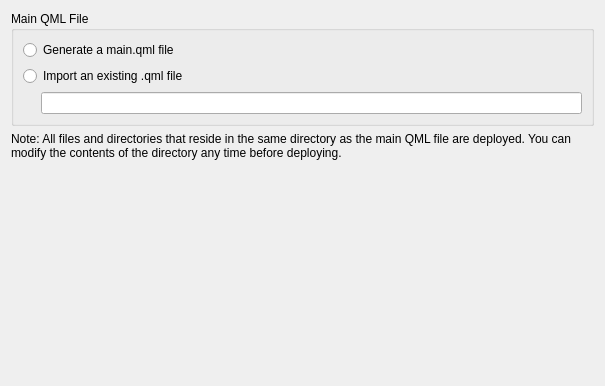
<?xml version="1.0" encoding="UTF-8"?>
<ui version="4.0">
 <class>QmlStandaloneAppWizardSourcesPage</class>
 <widget class="QWizardPage" name="QmlStandaloneAppWizardSourcesPage">
  <property name="geometry">
   <rect>
    <x>0</x>
    <y>0</y>
    <width>605</width>
    <height>386</height>
   </rect>
  </property>
  <property name="windowTitle">
   <string>WizardPage</string>
  </property>
  <layout class="QVBoxLayout" name="verticalLayout_2">
   <item>
    <widget class="QGroupBox" name="mainQmlFileGroupBox">
     <property name="title">
      <string>Main QML File</string>
     </property>
     <layout class="QGridLayout" name="gridLayout">
      <item row="0" column="0" colspan="2">
       <widget class="QRadioButton" name="newQmlRadioButton">
        <property name="text">
         <string>Generate a main.qml file</string>
        </property>
       </widget>
      </item>
      <item row="1" column="0" colspan="2">
       <widget class="QRadioButton" name="importExistingQmlRadioButton">
        <property name="text">
         <string>Import an existing .qml file</string>
        </property>
       </widget>
      </item>
      <item row="2" column="1">
       <widget class="Utils::PathChooser" name="mainQmlFileLineEdit"/>
      </item>
      <item row="2" column="0">
       <spacer name="horizontalSpacer">
        <property name="orientation">
         <enum>Qt::Horizontal</enum>
        </property>
        <property name="sizeType">
         <enum>QSizePolicy::Maximum</enum>
        </property>
        <property name="sizeHint" stdset="0">
         <size>
          <width>12</width>
          <height>20</height>
         </size>
        </property>
       </spacer>
      </item>
     </layout>
    </widget>
   </item>
   <item>
    <widget class="QLabel" name="label">
     <property name="sizePolicy">
      <sizepolicy hsizetype="Preferred" vsizetype="Preferred">
       <horstretch>0</horstretch>
       <verstretch>1</verstretch>
      </sizepolicy>
     </property>
     <property name="text">
      <string>Note: All files and directories that reside in the same directory as the main QML file are deployed. You can modify the contents of the directory any time before deploying.</string>
     </property>
     <property name="alignment">
      <set>Qt::AlignLeading|Qt::AlignLeft|Qt::AlignTop</set>
     </property>
     <property name="wordWrap">
      <bool>true</bool>
     </property>
    </widget>
   </item>
  </layout>
 </widget>
 <customwidgets>
  <customwidget>
   <class>Utils::PathChooser</class>
   <extends>QLineEdit</extends>
   <header location="global">utils/pathchooser.h</header>
   <container>1</container>
   <slots>
    <signal>editingFinished()</signal>
    <signal>browsingFinished()</signal>
   </slots>
  </customwidget>
 </customwidgets>
 <resources/>
 <connections/>
</ui>
